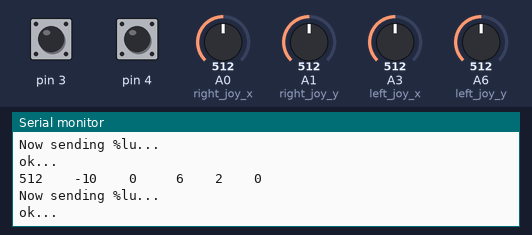
The sketch below on a simulated Arduino Nano, built with avr-gcc and run on an emulated ATmega328P. Shown: the last lines printed to the serial monitor. Inputs (shaded band) come from the test bench; at power-on: A0 (right_joy_x) = 512, A1 (right_joy_y) = 512, A3 (left_joy_x) = 512, A6 (left_joy_y) = 512, pin 3 HIGH, pin 4 HIGH. No radio packets arrive unless stated.

Above: at 1.3 s.
1.4 s: A0 (right_joy_x) set to 716
At 2.1 s:
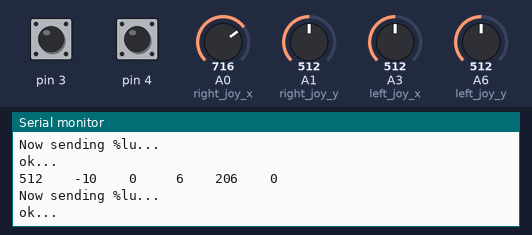
2.9 s: A1 (right_joy_y) set to 716
At 3.5 s:
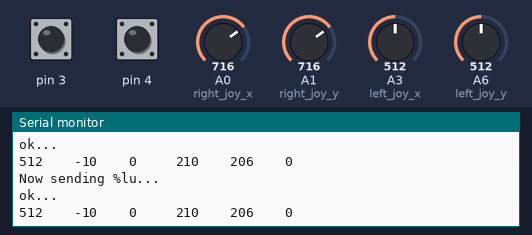
4.4 s: A3 (left_joy_x) set to 716
At 5.5 s:
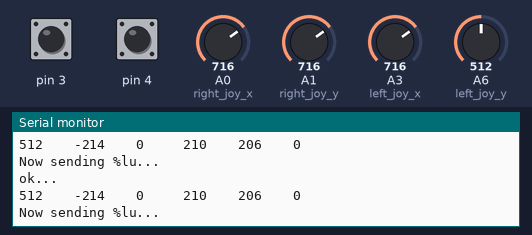
5.9 s: A6 (left_joy_y) set to 716
At 6.5 s:
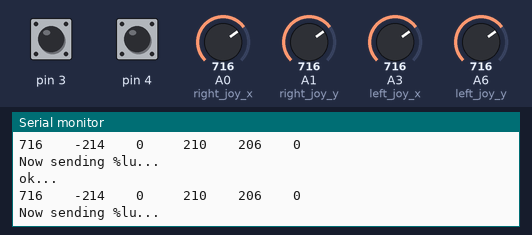

The sketch:

transmitter.ino
```cpp
#include <SPI.h>
#include "nRF24L01.h"
#include "RF24.h"

#define TRANSMITTER_ID 1
#define DRONE_ID 1

int left_joy_x=A3, left_joy_y=A6, right_joy_x=A0, right_joy_y=A1, right_joy_button=3, left_joy_button=4;

struct tx_packet
{
    int yaw, pitch, roll, throttle, r_button, l_button;
    byte device_ID, target_ID, packet_type;
}tp1;


RF24 radio(8,7);
//
// Topology
//

// Radio pipe addresses for the 2 nodes to communicate.
const uint64_t pipes[2] = { 0xF0F0F0F0E1LL, 0xF0F0F0F0D2LL };


// The various roles supported by this sketch
typedef enum { role_ping_out = 1, role_pong_back } role_e;

// The debug-friendly names of those roles
const char* role_friendly_name[] = { "invalid", "Ping out", "Pong back"};

// The role of the current running sketch
role_e role = role_ping_out;


void setup()
{
    Serial.begin(115200);
    radio.begin();
    radio.setRetries(10,10);
    pinMode(3, INPUT_PULLUP);
    pinMode(4, INPUT_PULLUP);
    delay(100);

    radio.openWritingPipe(pipes[1]);
    radio.openReadingPipe(1,pipes[0]);
}
void loop()
{
    int yaw= analogRead(left_joy_x);
    int throttle = analogRead(left_joy_y);
    int roll = analogRead(right_joy_x);
    int pitch = analogRead(right_joy_y);
    int button_right = digitalRead(3);
    int button_left = digitalRead(4);
    tp1.yaw = 502 - yaw;
    tp1.pitch = pitch - 506;
    tp1.roll = roll - 510;
    tp1.throttle = throttle;
    tp1.r_button = 1 - button_right;
    tp1.l_button = 1 - button_left;
    tp1.device_ID = TRANSMITTER_ID;
    tp1.target_ID = DRONE_ID;
    tp1.packet_type = 1;

    sizeof(tp1);
    Serial.print(throttle);Serial.print("    ");
    Serial.print(502-yaw);Serial.print("    ");
    Serial.print(1-button_left);Serial.print("\t \t");
    Serial.print(pitch-506);Serial.print("    ");
    Serial.print(roll-510);Serial.print("    ");
    Serial.println(1-button_right);
    delay(5);

    // First, stop listening so we can talk.
    radio.stopListening();
    // Take the time, and send it.  This will block until complete
    unsigned long time = millis();
    Serial.println("Now sending %lu...");
    bool ok = radio.write( &tp1, sizeof(tp1) );

    if (ok)
      Serial.println("ok...");
    else
      Serial.println("failed.\n\r");

    // Now, continue listening
    radio.startListening();
    delay(10);
}
```

Measured:
- after the input at 1.4 s, the serial monitor: prints a new line at once (image 1)
- after the input at 2.9 s, the serial monitor: prints a new line at once (image 2)
- after the input at 4.4 s, the serial monitor: prints a new line at once (image 3)
- after the input at 5.9 s, the serial monitor: prints a new line at once (image 4)
